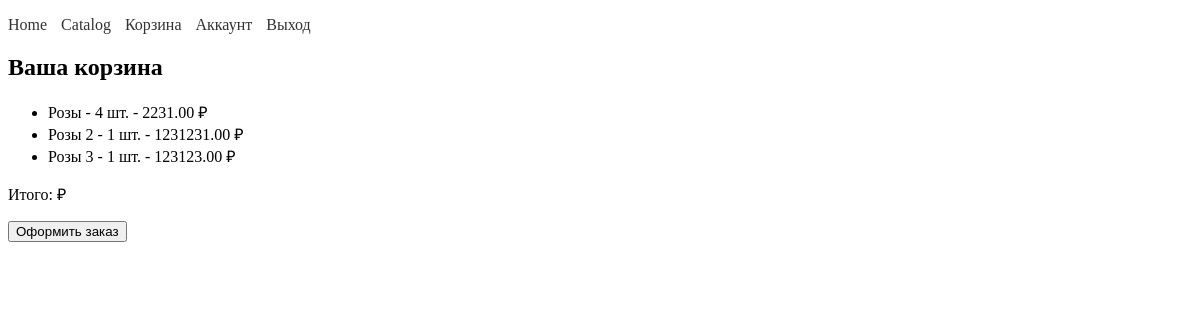
The app's page /cart/ (signed in) with its own data.
### shop/models.py (models this page shows, shortened)
class CartItem(models.Model):
    cart = models.ForeignKey(Cart, on_delete=models.CASCADE, related_name="items")
    product = models.ForeignKey(Product, on_delete=models.CASCADE)
    quantity = models.PositiveIntegerField(default=1)

class Product(models.Model):
    name = models.CharField(max_length=100)
    description = models.TextField()
    price = models.DecimalField(max_digits=10, decimal_places=2)
    image = models.ImageField(upload_to='product_images/')

### shop/views.py (the view, shortened to what this page needs)
# urls.py: path('cart/', views.cart_view, name='cart'),
@login_required
def cart_view(request):
    user_profile = getattr(request.user, 'profile', None)
    if user_profile and (not user_profile.phone or not user_profile.address):
        messages.warning(request, "Для оформления заказа, пожалуйста, заполните профиль.")
        return redirect('profile_edit')  # Укажите правильный URL для редактирования профиля
    cart, created = Cart.objects.get_or_create(user=request.user)
    cart_items = cart.items.all()
    return render(request, 'shop/cart.html', {'cart_items': cart_items, 'cart': cart})

### shop/templates/shop/cart.html (shortened to what this page needs)
{% extends 'shop/base.html' %}
{% block content %}
<h2>Ваша корзина</h2>
{% if cart_items %}
    <ul>
        {% for item in cart_items %}
            <li>{{ item.product.name }} - {{ item.quantity }} шт. - {{ item.product.price }} ₽</li>
        {% endfor %}
    </ul>
    <p>Итого: {{ total_price }} ₽</p>
    <form method="post" action="{% url 'cart' %}">
        <button type="submit">Оформить заказ</button>
    </form>
{% else %}
    <p>Ваша корзина пуста.</p>
{% endif %}
{% endblock %}

### records on screen
CartItem: product.name "Розы", quantity "4", product.price "2231.00"
CartItem: product.name "Розы 2", quantity "1", product.price "1231231.00"
CartItem: product.name "Розы 3", quantity "1", product.price "123123.00"
